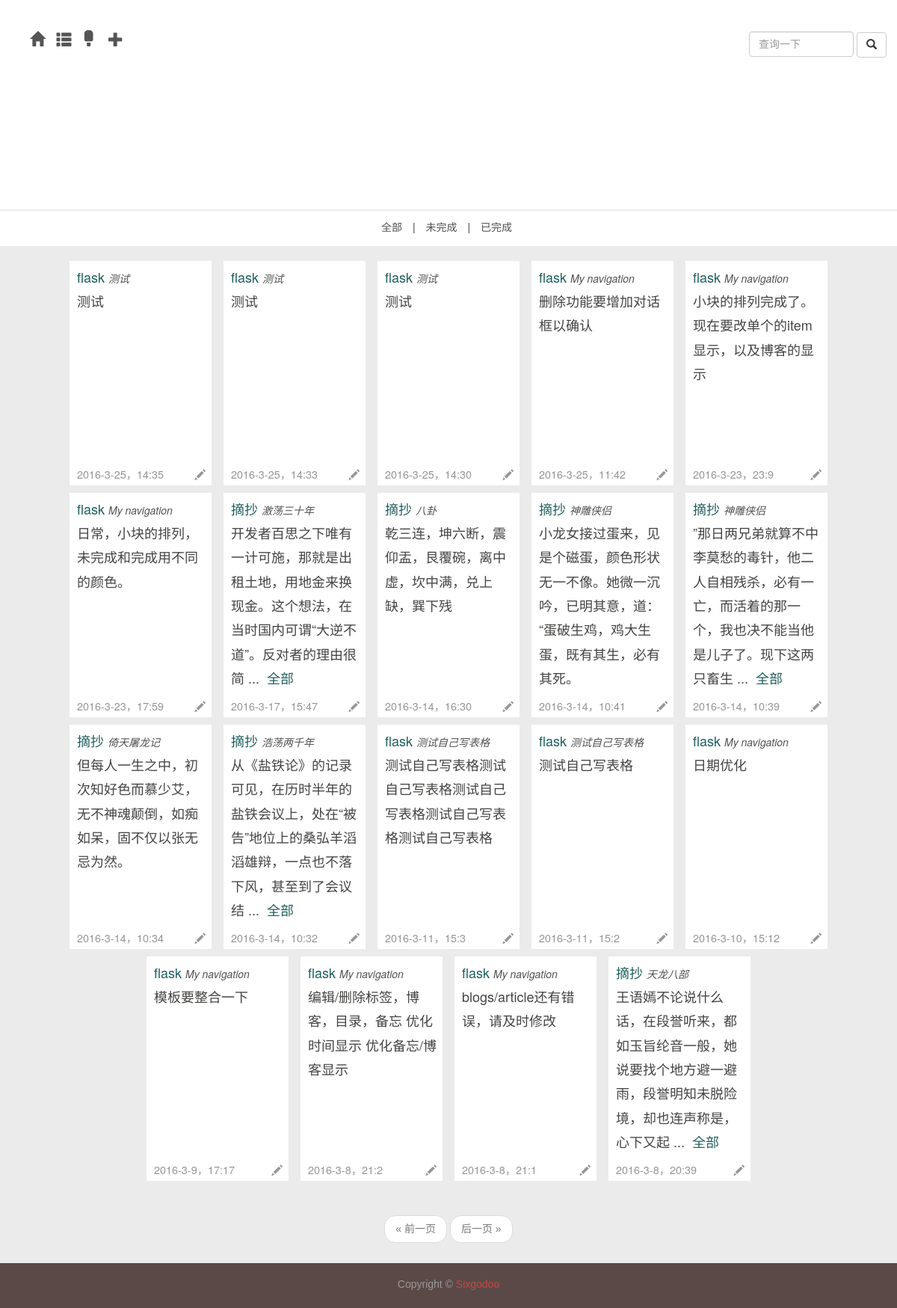
/daily/1, run on the app's committed database.
### app/models.py (models this page shows, shortened)
class Item(db.Model):
	__tablename__ = 'items'
	id = db.Column(db.Integer, primary_key = True)
	name = db.Column(db.String, index = True)
	tag_id = db.Column(db.Integer, db.ForeignKey('tags.id'))
	timestamp = db.Column(db.DateTime,index=True,default=datetime.now)
	flags = db.Column(db.SmallInteger)								   # 16 bits integer, now 0 means not abandoned 2016.03.04 12:59:26
	text = db.Column(db.Text)

class Tag(db.Model):
	__tablename__ = 'tags'
	id = db.Column(db.Integer, primary_key = True)
	name = db.Column(db.String, unique = True)
	items = db.relationship('Item', backref = 'tag')

### app/main/views.py (the view)
@main.route('/daily/<int:req_id>',methods=['GET','POST'])
def daily_req(req_id):
	form = QueryItemForm()
	page = request.args.get('page',1,type=int)
	if form.validate_on_submit():
		pagination = Item.query.filter_by(name=form.item_name.data).\
			order_by(Item.timestamp.desc()).\
			paginate(page,per_page=current_app.config['FLASKY_POSTS_PER_PAGE'],error_out=False)
		items = pagination.items
		return render_template('daily.html',title=u"检索",items=items,form=form,pagination=pagination)
	if req_id==1:
		pagination = Item.query.filter_by(flags=1).order_by(Item.timestamp.desc()).paginate(page,per_page=current_app.config['FLASKY_POSTS_PER_PAGE'],error_out=False)
	else:
		pagination = Item.query.filter_by(flags=0).order_by(Item.timestamp.desc()).paginate(page,per_page=current_app.config['FLASKY_POSTS_PER_PAGE'],error_out=False)
	items = pagination.items
	return render_template('daily_req.html',title=u"日常",items=items,form=form,pagination=pagination,req_id=req_id)

### app/main/forms.py
class QueryItemForm(Form):
	item_name = StringField('',\
		validators=[Required()])
	submit = SubmitField(u'查询')

### app/templates/daily_req.html
{% extends "daily.html" %}
{% import "bootstrap/wtf.html" as wtf %}
{% block page %}
{% if pagination %}
<div class="pagination my-pagination">
	<div class="container">
		{{macros.pagination_widget(pagination,'main.daily_req',req_id=req_id)}}
	</div>
</div>
{% endif %}
{% endblock %}

### app/templates/daily.html (shortened to what this page needs)
{% extends "new_base.html" %}
{% import "bootstrap/wtf.html" as wtf %}
{% block head %}
	{{super()}}
	<link href={{ url_for('static',filename='daily.css') }} rel="stylesheet">
{% endblock %}
{% block topnav %}
<div class="top-nav">
<ul class="list-inline">
	<li role="presentation"><a href={{url_for('main.daily')}}>全部</a></li>
	<li>|</li>
	<li role="presentation"><a href={{url_for('main.daily_req',req_id=0)}}>未完成</a></li>
	<li>|</li>
	<li role="presentation"><a href={{url_for('main.daily_req',req_id=1)}}>已完成</a></li>
</ul>
</div>
{% endblock %}
{%block nav_extent%}
<div class="nav-ul lg">
	<div class="dropdown">
	<a class="dropdown-toggle" data-toggle="dropdown" role="button" aria-haspopup="true" aria-expanded="false">
		<span class="glyphicon glyphicon-plus" aria-hidden="true"></span>
	</a>
</div>
</div>
{%endblock%}
{% block content %}
	<div class="main">
	{% if items %}
	{% for item in items %}
	<article {% if item.flags %}class="post post-ok"{% else %}class="post post-not"{%endif%}>
		<header class="post-text">
			<p>
				<a href={{url_for('main.tag',tag_id=item.tag.id)}}>{{item.tag.name}}</a>
				<a href={{url_for('main.item',item_id=item.id)}}><i style="font-size:14px;">{{item.name}}</i></a>
			</p>
			<p>{{item.text[:57]}}
				{% if item.text[58] %}
				...&nbsp; <a href={{url_for('main.item',item_id=item.id)}}>全部</a>
				{% endif %}
			</p>
					<p class="post-time">
						{{item.timestamp.year}}-{{item.timestamp.month}}-{{item.timestamp.day}}，{{item.timestamp.hour}}:{{item.timestamp.minute}}
					</p>
					<div class="post-edit">
						<a href={{url_for('main.edit_item',item_id=item.id)}}>
							<span class="glyphicon glyphicon-pencil"></span>
						</a>
					</div>
				</header>
</article>
{% endfor %}
{% endif %}
</div>
<div class="container">
	<div class="nav-query">
		<form action="" method="post" name="item_query">
				{{form.item_name(class="form-control",placeholder="查询一下")}}
				<button class="btn btn-default" type="submit" style="inline-block">
					<span class="glyphicon glyphicon-search"></span>
				</button>
		</form>
	</div>
</div>
{% endblock %}

### app/static/new_base.css (style rules this page uses)
body { min-height: 700px; color: #555; font-size: 14px; line-height:1.75em; background:#ebebeb; position:relative; font-family: Helvetica, Arial, STXihei, "华文细黑", "Microsoft YaHei", "微软雅黑", sans-serif; }
.top-nav { padding-top: 10px; padding-bottom: 2px; border-top: 2px solid #EBEBEB; background-color: #FFFFFF; margin-bottom: 20px; text-align: center; }
.top-nav a { color:#505050; }
.nav a { color: #555; }
.nav-query { position: fixed; right: 1em; top:3em; width: auto; }
.nav-query .form-control { display: inline-block; width:10em; margin-right: 0; }
.nav-ul { display: inline-block; padding-left: 0.3em; }
.lg { padding: 10px 5px; font-size: 20px; margin-bottom: -10px; }
.my-pagination { display: block; bottom: 100px; margin: 0; width: 100%; height: 60px; text-align: center; padding-top:1.2em; }

### app/static/daily.css (style rules this page uses)
.main { display: flex; flex-direction: row; flex-wrap: wrap; justify-content:center; align-items: flex-start; }
.post { width: 190px; height: 300px; padding-left: 10px; padding-right: 7px; background:#FFFFFF; margin-left: 8px; margin-right: 8px; margin-bottom: 10px; position:relative; overflow:hidden; }
.post-text i { color: #505050; }
.post a { color: #1F5F5D; }
.post p { margin: 0; }
.post-ok { background-color: #FFFFFF; }
.post-text { margin: 5px 0; color: #444443; font:normal 18px/1.8 "Helvetica Neue", "Helvetica", "Arial", "Hiragino Sans GB", "Microsoft Yahei", "WenQuanYi Micro Hei", "sans-serif"; }
.post-edit { position: absolute; bottom: 1px; right: 8px; font-size: 0.8em; }
.post-edit a { color: #959595; }
.post-time { position: absolute; bottom: 2px; font-size: 0.8em; color: #959595; }

### app/templates/base.html (style rules this page uses)
article, aside, details, figcaption, figure, footer, header, hgroup, menu, nav, section { display: block; }

### data on the page
Item: tag.name "flask", name "测试", text "测试", timestamp.year "2016", timestamp.month "3", timestamp.day "25", timestamp.hour "14", timestamp.minute "35"
Item: tag.name "flask", name "测试", text "测试", timestamp.year "2016", timestamp.month "3", timestamp.day "25", timestamp.hour "14", timestamp.minute "33"
Item: tag.name "flask", name "测试", text "测试", timestamp.year "2016", timestamp.month "3", timestamp.day "25", timestamp.hour "14", timestamp.minute "30"
Item: tag.name "flask", name "My navigation", text "删除功能要增加对话框以确认", timestamp.year "2016", timestamp.month "3", timestamp.day "25", timestamp.hour "11", timestamp.minute "42"
Item: tag.name "flask", name "My navigation", text "小块的排列完成了。现在要改单个的item显示，以及博客的显示", timestamp.year "2016", timestamp.month "3", timestamp.day "23", timestamp.hour "23", timestamp.minute "9"
Item: tag.name "flask", name "My navigation", text "日常，小块的排列，未完成和完成用不同的颜色。", timestamp.year "2016", timestamp.month "3", timestamp.day "23", timestamp.hour "17", timestamp.minute "59"
Item: tag.name "摘抄", name "激荡三十年", text "开发者百思之下唯有一计可施，那就是出租土地，用地金来换现金。这个想法，在当时国内可谓“大逆不道”。反对者的理由很简", timestamp.year "2016", timestamp.month "3", timestamp.day "17", timestamp.hour "15", timestamp.minute "47"
Item: tag.name "摘抄", name "八卦", text "乾三连，坤六断，震仰盂，艮覆碗，离中虚，坎中满，兑上缺，巽下残", timestamp.year "2016", timestamp.month "3", timestamp.day "14", timestamp.hour "16", timestamp.minute "30"
Item: tag.name "摘抄", name "神雕侠侣", text "小龙女接过蛋来，见是个磁蛋，颜色形状无一不像。她微一沉吟，已明其意，道：“蛋破生鸡，鸡大生蛋，既有其生，必有其死。", timestamp.year "2016", timestamp.month "3", timestamp.day "14", timestamp.hour "10", timestamp.minute "41"
Item: tag.name "摘抄", name "神雕侠侣", text "”那日两兄弟就算不中李莫愁的毒针，他二人自相残杀，必有一亡，而活着的那一个，我也决不能当他是儿子了。现下这两只畜生", timestamp.year "2016", timestamp.month "3", timestamp.day "14", timestamp.hour "10", timestamp.minute "39"
Item: tag.name "摘抄", name "倚天屠龙记", text "但每人一生之中，初次知好色而慕少艾，无不神魂颠倒，如痴如呆，固不仅以张无忌为然。", timestamp.year "2016", timestamp.month "3", timestamp.day "14", timestamp.hour "10", timestamp.minute "34"
Item: tag.name "摘抄", name "浩荡两千年", text "从《盐铁论》的记录可见，在历时半年的盐铁会议上，处在“被告”地位上的桑弘羊滔滔雄辩，一点也不落下风，甚至到了会议结", timestamp.year "2016", timestamp.month "3", timestamp.day "14", timestamp.hour "10", timestamp.minute "32"
Item: tag.name "flask", name "测试自己写表格", text "测试自己写表格测试自己写表格测试自己写表格测试自己写表格测试自己写表格", timestamp.year "2016", timestamp.month "3", timestamp.day "11", timestamp.hour "15", timestamp.minute "3"
Item: tag.name "flask", name "测试自己写表格", text "测试自己写表格", timestamp.year "2016", timestamp.month "3", timestamp.day "11", timestamp.hour "15", timestamp.minute "2"
Item: tag.name "flask", name "My navigation", text "日期优化", timestamp.year "2016", timestamp.month "3", timestamp.day "10", timestamp.hour "15", timestamp.minute "12"
Item: tag.name "flask", name "My navigation", text "模板要整合一下", timestamp.year "2016", timestamp.month "3", timestamp.day "9", timestamp.hour "17", timestamp.minute "17"
Item: tag.name "flask", name "My navigation", text "编辑/删除标签，博客，目录，备忘 优化时间显示 优化备忘/博客显示", timestamp.year "2016", timestamp.month "3", timestamp.day "8", timestamp.hour "21", timestamp.minute "2"
Item: tag.name "flask", name "My navigation", text "blogs/article还有错误，请及时修改", timestamp.year "2016", timestamp.month "3", timestamp.day "8", timestamp.hour "21", timestamp.minute "1"
Item: tag.name "摘抄", name "天龙八部", text "王语嫣不论说什么话，在段誉听来，都如玉旨纶音一般，她说要找个地方避一避雨，段誉明知未脱险境，却也连声称是，心下又起", timestamp.year "2016", timestamp.month "3", timestamp.day "8", timestamp.hour "20", timestamp.minute "39"
